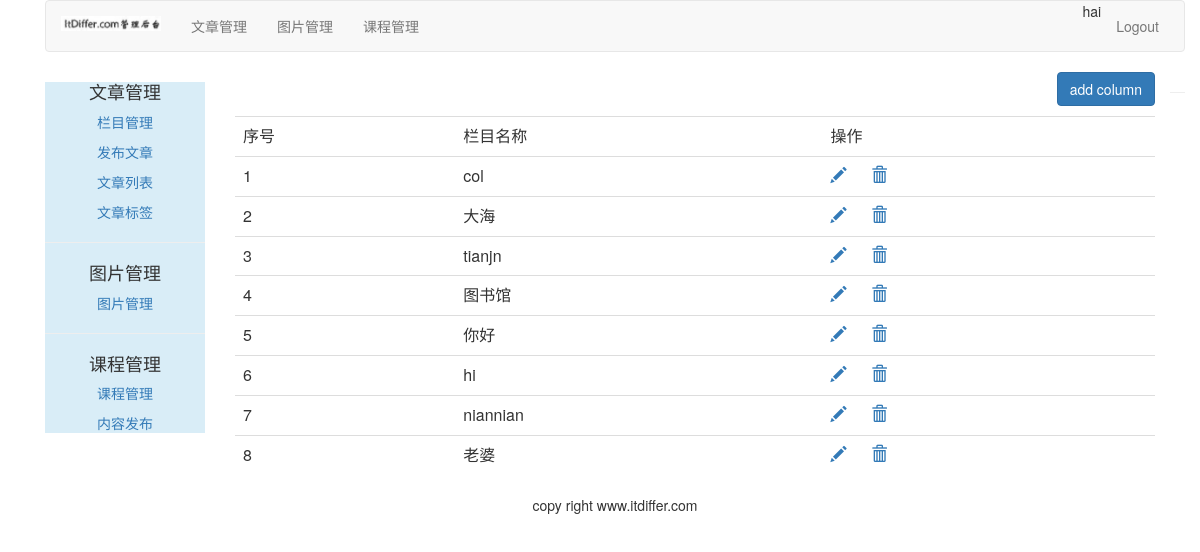
The page /article/article-column/ (signed in) on the database its author committed.
### article/models.py (models this page shows)
class ArticleColumn(models.Model):
    user = models.ForeignKey(User, related_name='article_column', on_delete=models.CASCADE)
    column = models.CharField(max_length=200)
    created = models.DateField(auto_now_add=True)
    def __str__(self):
        return self.column

### article/views.py (the view, shortened to what this page needs)
# urls.py: path('article-column/', views.article_column, name='article_column'),
@login_required(login_url='/account/login/')
@csrf_exempt
def article_column(request):
    if request.method == "GET":
        columns = ArticleColumn.objects.filter(user=request.user)
        print("columns: {}".format(columns))
        column_form = ArticleColumnForm()
        return render(request, 'article/column/article_column.html', {'column': columns, 'column_form': column_form})

### templates/article/column/article_column.html (shortened to what this page needs)
{% extends "article/base.html" %}
{% load staticfiles %}
{% block content %}
<div>
	<p class="text-right"><button id="add_column" onclick="add_column()" class="btn btn-primary">add column</button></p>
	<table class="table table-hover">
		<tr>
			<td>序号</td>
			<td>栏目名称</td>
			<td>操作</td>
		</tr>
		{% for col in column %}
		<tr>
			<td>{{ forloop.counter }}</td>
			<td>{{ col.column }}</td>
			<td>
                <a name="edit" href="javascript:" onclick="edit_column(this, {{ col.id }})"><span
                        class="glyphicon glyphicon-pencil"></span></a>
                <a name="delete" href="javascript:" onclick="del_column(this, {{ col.id }})"><span
                        class="glyphicon glyphicon-trash" style="margin-left:20px;"></span> </a>
            </td>
		</tr>
		{% empty %}
		<p>还没有设置栏目， 太懒了</p>
		{% endfor %}
	</table>
</div>
{% endblock %}

### templates/article/header.html
{% load staticfiles %}
<div class='container'>
	<nav class='navbar navbar-default' role='navigation'>
		<div class='navbar-header'>
			<a class='navbar-brand' href='http://www.itdiffer.com'><img width='100px' src='{% static "images/backlogo.png" %}'></a>
		</div>
		<div>
			<ul class="nav navbar-nav" role='tablist'>
				<li><a href="{% url 'article:article_column' %}">文章管理</a></li>
				<li><a href="{% url 'image:list_images' %}">图片管理</a> </li>
				<li><a href="{% url 'course:manage_course' %}">课程管理</a> </li>
			</ul>
			<ul class="nav navbar-nav navbar-right" style="margin-right: 10px">
				<li><span>{{ user.username }}</span></li>
				<li><a href="{% url 'account:user_logout' %}">Logout</a></li>
			</ul>
		</div>
	</nav>
</div>

### rows shown on the page
ArticleColumn: column "col"
ArticleColumn: column "大海"
ArticleColumn: column "tianjn"
ArticleColumn: column "图书馆"
ArticleColumn: column "你好"
ArticleColumn: column "hi"
ArticleColumn: column "niannian"
ArticleColumn: column "老婆"

### other values the page prints
{{ user.username }} "hai"
